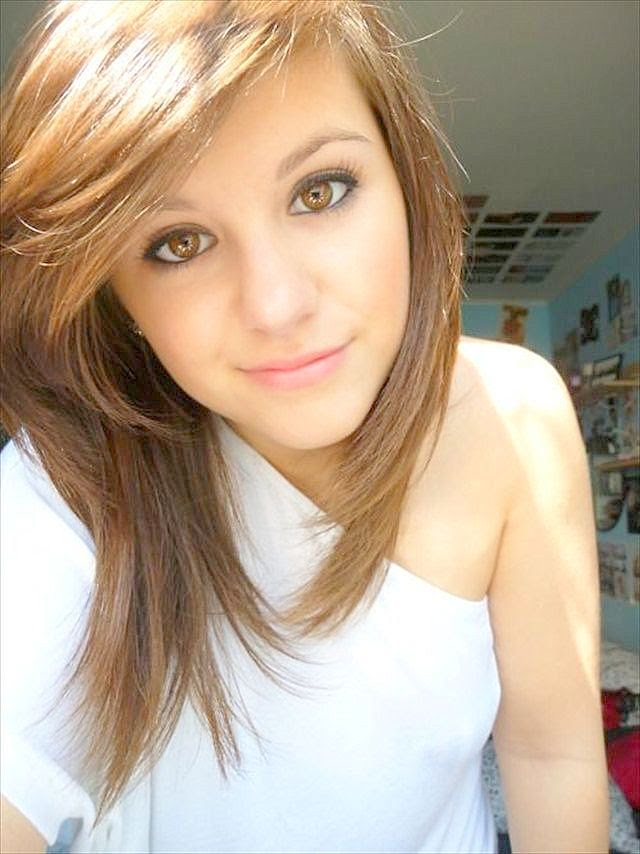
#> input picture data/testimg.jpg, 640 x 854 px
$ python main.py ../data/testimg.jpg ../data/testimg.jpg
#> lines starting #> are read from the running program, lines starting #| are printed output that depends on the picture
#!/usr/bin/env python
#script to compare ssim and mse methoda

#standard library
import argparse

#3rd party lib
from skimage.measure import structural_similarity as ssim
import matplotlib.pyplot as plt
import numpy as np
import cv2

if __name__ == '__main__':
	parser = argparse.ArgumentParser(description='Image Comparison SSIM and MSE')
	parser.add_argument('reference', metavar='REF', help='Reference Image')
	parser.add_argument('query',metavar='QRY', help='Query Image')

	args = parser.parse_args()

	img1 = cv2.imread(args.reference,0)
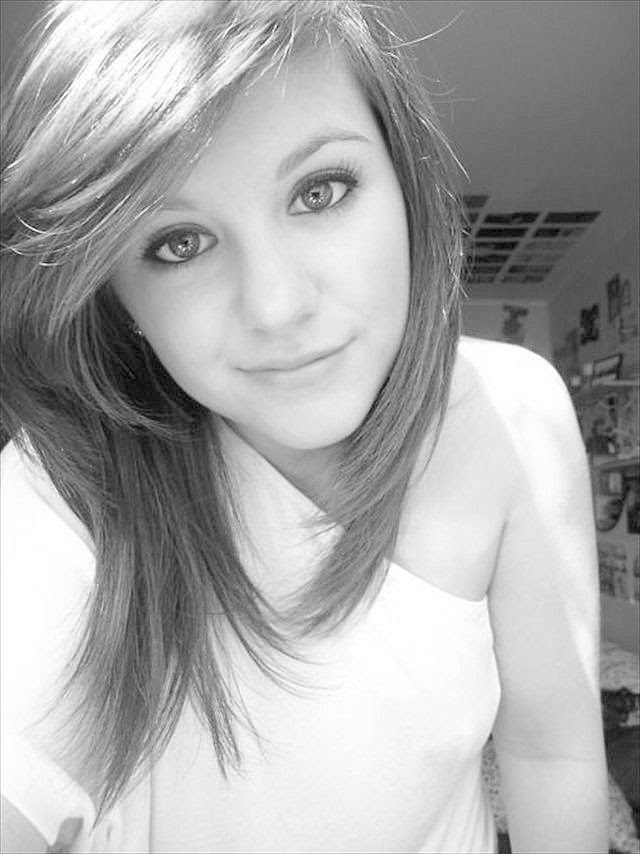
#> img1: shape (854, 640); min 0, max 255, mean 170.3
	img2 = cv2.imread(args.query,0)

#> (the run stopped early here; a loop or call above may not have finished)
